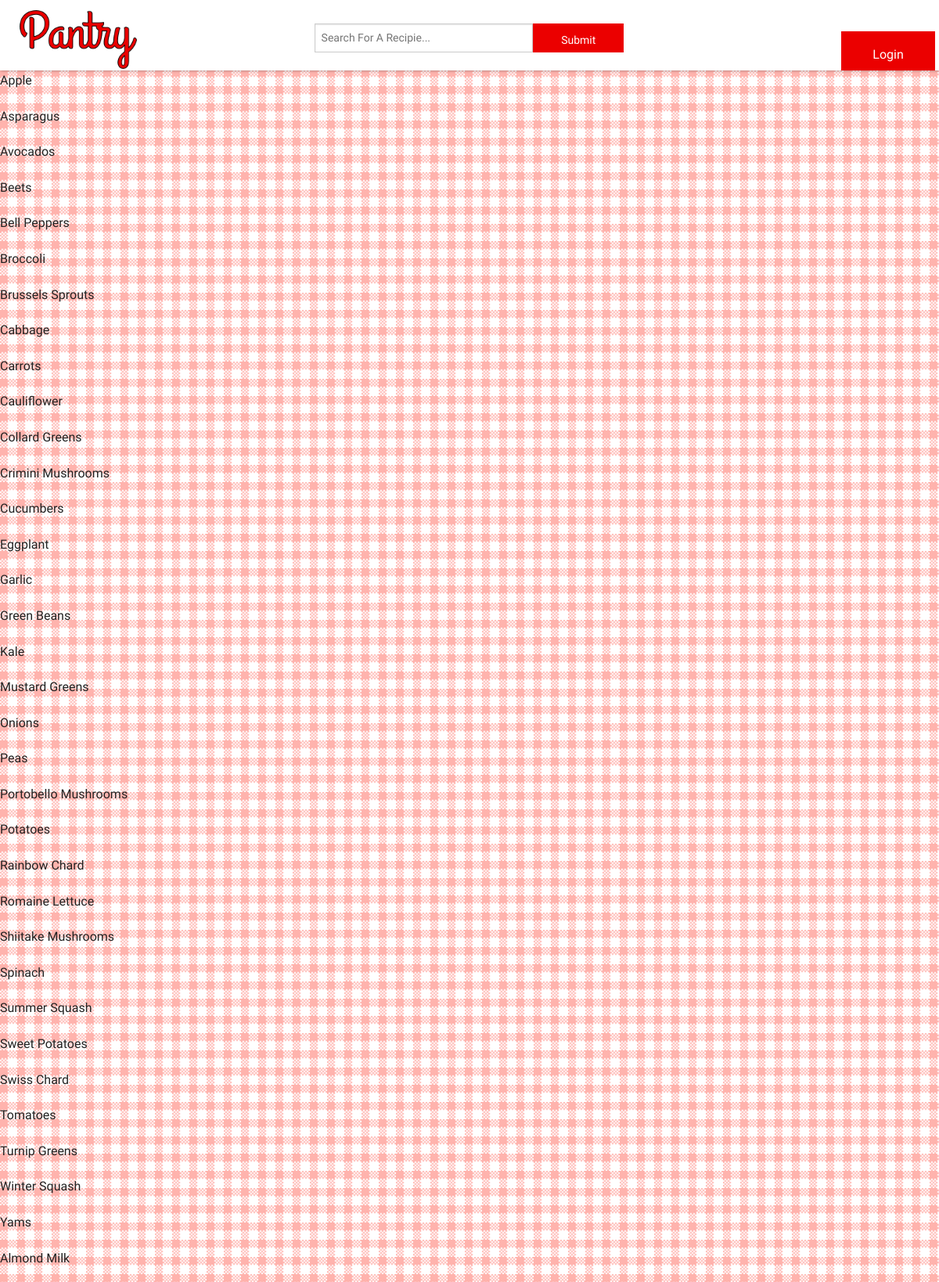
Page /get_ingredients (upper part) on the committed database.
### app/models.py (models this page shows, shortened)
class Ingredient(db.Model):
    id = db.Column(db.Integer, primary_key = True)
    name = db.Column(db.String(4000), unique = True)

### app/views.py (the view)
@app.route('/get_ingredients')
def get_ingredients():
    ingredients = models.Ingredient.query.all()
    return render_template('print_name.html', objects = ingredients)

### app/views.py (called while the page is built)
@app.before_request
def before_request():
    g.user = current_user

### app/templates/print_name.html
{% extends "base.html" %}
{% block content %}
{% for object in objects %}
<p>{{object.name}}
    </p>
{% endfor %}
{% endblock %}

### app/templates/base.html (shortened to what this page needs)
<html>
  <head>
      <link rel="stylesheet" href="../static/foundation-5.1.1/css/foundation.min.css">
      <link rel="stylesheet" href="../static/css/pantry.css">
  </head>
  <body>
    <nav class="top-bar" data-topbar>
      <section class="top-bar-section left">
          <h1>
            <a href="/index">
              <img src="../static/images/pantry3.png" height="300px" width="150px" alt=""/>
            </a>
          </h1>
      </section>
      <section class="top-bar-section center">
        <div>
        <form action="{{ url_for('search_results') }}" method="post" name="search">
          <input name="search" type="text" placeholder="Search For A Recipie..." id="search-bar"><input type="submit" class="alert button expand" id="search-button" value="Submit">
        </form>
        </div>
      </section>
      <section class="top-bar-section right">
            	{% if g.user.is_authenticated() == false %}
            		<a href="{{ url_for('login') }}" class="dropdown-label" >Login</a>
            	{% endif %}
      </section>
    </nav>
    <div class="content">
          {% block content %}{% endblock %}
    </div>
  </body>
</html>

### app/static/css/pantry.css (style rules this page uses)
body { font-family:"Varela Round"; background: url('../images/plaid2.png') repeat; }
body * { font-family:"Varela Round"; }
.top-bar { background-color: #fff; box-shadow: 1px 0 4px rgba(0, 0, 0, 0.4); height:90px; z-index: 999; width:100%; }
.top-bar img { position: relative; }
.top-bar-section { padding: 27px 0px 26px 0px; color: #000; width:33.3%; display:inline-block; height:100%; }
.top-bar-section.left { padding:10px 10px 10px 25px; }
.top-bar-section.right { padding: 0 0 0 0; }
.top-bar-section.right .dropdown-label { margin-top: 40px; margin-right: 5px; padding-top:20px; height: 50px; float:right; width:30%; line-height:normal; text-align:center; background: #EB0000; color: #fff; display: block; }
#search-bar { width:70%; top:0; display:inline-block; }
#search-button { top: 2.5; width:29%; height:37px; display:inline-block; padding:10px 0px 5px; background-color: #EB0000; font-family: "Varela Round"; }
.top-bar-section.center { text-align:center; }
.button { background-color: #EB0000; font-family: "Varela Round"; }
.content { width:100%; position:absolute; margin:0 0 0 0; top:90px; bottom:0; }

### rows in the picture
Ingredient: name "Apple"
Ingredient: name "Asparagus"
Ingredient: name "Avocados"
Ingredient: name "Beets"
Ingredient: name "Bell Peppers"
Ingredient: name "Broccoli"
Ingredient: name "Brussels Sprouts"
Ingredient: name "Cabbage"
Ingredient: name "Carrots"
Ingredient: name "Cauliflower"
Ingredient: name "Collard Greens"
Ingredient: name "Crimini Mushrooms"
Ingredient: name "Cucumbers"
Ingredient: name "Eggplant"
Ingredient: name "Garlic"
Ingredient: name "Green Beans"
Ingredient: name "Kale"
Ingredient: name "Mustard Greens"
Ingredient: name "Onions"
Ingredient: name "Peas"
Ingredient: name "Portobello Mushrooms"
Ingredient: name "Potatoes"
Ingredient: name "Rainbow Chard"
Ingredient: name "Romaine Lettuce"
Ingredient: name "Shiitake Mushrooms"
Ingredient: name "Spinach"
Ingredient: name "Summer Squash"
Ingredient: name "Sweet Potatoes"
Ingredient: name "Swiss Chard"
Ingredient: name "Tomatoes"
Ingredient: name "Turnip Greens"
Ingredient: name "Winter Squash"
Ingredient: name "Yams"
Ingredient: name "Almond Milk"
